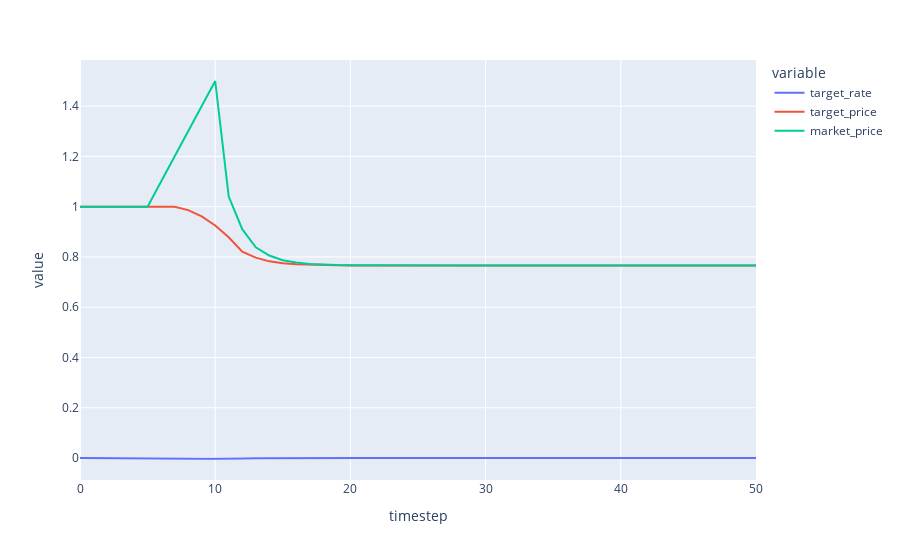

Notebook cell for this chart:
### Code cell
df.plot(kind='line', x='timestep', y=['target_rate', 'target_price', 'market_price'])

### Figure 1 — Plotly figure (JSON) as saved in the notebook; plotly's stock layout.template omitted (floating-point values rounded to 4 significant figures)
{"data": [{"hovertemplate": "variable=target_rate<br>timestep=%{x}<br>value=%{y}<extra></extra>", "legendgroup": "target_rate", "line": {"color": "#636efa", "dash": "solid"}, "mode": "lines", "name": "target_rate", "orientation": "v", "showlegend": true, "type": "scatter", "x": [0, 1, 2, 3, 4, 5, 6, 7, 8, 9, 10, 11, 12, 13, 14, 15, 16, 17, 18, 19, 20, 21, 22, 23, 24, 25, 26, 27, 28, 29, 30, 31, 32, 33, 34, 35, 36, 37, 38, 39, 40, 41, 42, 43, 44, 45, 46, 47, 48, 49, 50], "xaxis": "x", "y": [0, 0, 0, 0, 0, 0, 0, -0.0009091, -0.001667, -0.002413, -0.003133, -0.003832, -0.001557, -0.000987, -0.0004928, -0.0002864, -0.0001525, -8.613e-05, -4.698e-05, -2.623e-05, -1.444e-05, -8.021e-06, -4.431e-06, -2.457e-06, -1.359e-06, -7.532e-07, -4.169e-07, -2.309e-07, -1.279e-07, -7.081e-08, -3.921e-08, -2.171e-08, -1.202e-08, -6.659e-09, -3.687e-09, -2.042e-09, -1.131e-09, -6.262e-10, -3.468e-10, -1.92e-10, -1.063e-10, -5.889e-11, -3.261e-11, -1.806e-11, -1e-11, -5.538e-12, -3.066e-12, -1.698e-12, -9.404e-13, -5.207e-13, -2.884e-13], "yaxis": "y"}, {"hovertemplate": "variable=target_price<br>timestep=%{x}<br>value=%{y}<extra></extra>", "legendgroup": "target_price", "line": {"color": "#EF553B", "dash": "solid"}, "mode": "lines", "name": "target_price", "orientation": "v", "showlegend": true, "type": "scatter", "x": [0, 1, 2, 3, 4, 5, 6, 7, 8, 9, 10, 11, 12, 13, 14, 15, 16, 17, 18, 19, 20, 21, 22, 23, 24, 25, 26, 27, 28, 29, 30, 31, 32, 33, 34, 35, 36, 37, 38, 39, 40, 41, 42, 43, 44, 45, 46, 47, 48, 49, 50], "xaxis": "x", "y": [1, 1, 1, 1, 1, 1, 1, 1, 0.9864, 0.9614, 0.9252, 0.8782, 0.8207, 0.7973, 0.7825, 0.7751, 0.7708, 0.7686, 0.7673, 0.7666, 0.7662, 0.766, 0.7658, 0.7658, 0.7657, 0.7657, 0.7657, 0.7657, 0.7657, 0.7657, 0.7657, 0.7657, 0.7657, 0.7657, 0.7657, 0.7657, 0.7657, 0.7657, 0.7657, 0.7657, 0.7657, 0.7657, 0.7657, 0.7657, 0.7657, 0.7657, 0.7657, 0.7657, 0.7657, 0.7657, 0.7657], "yaxis": "y"}, {"hovertemplate": "variable=market_price<br>timestep=%{x}<br>value=%{y}<extra></extra>", "legendgroup": "market_price", "line": {"color": "#00cc96", "dash": "solid"}, "mode": "lines", "name": "market_price", "orientation": "v", "showlegend": true, "type": "scatter", "x": [0, 1, 2, 3, 4, 5, 6, 7, 8, 9, 10, 11, 12, 13, 14, 15, 16, 17, 18, 19, 20, 21, 22, 23, 24, 25, 26, 27, 28, 29, 30, 31, 32, 33, 34, 35, 36, 37, 38, 39, 40, 41, 42, 43, 44, 45, 46, 47, 48, 49, 50], "xaxis": "x", "y": [1, 1, 1, 1, 1, 1, 1.1, 1.2, 1.3, 1.4, 1.5, 1.04, 0.9106, 0.8387, 0.8056, 0.7871, 0.7775, 0.7722, 0.7693, 0.7677, 0.7668, 0.7663, 0.766, 0.7659, 0.7658, 0.7657, 0.7657, 0.7657, 0.7657, 0.7657, 0.7657, 0.7657, 0.7657, 0.7657, 0.7657, 0.7657, 0.7657, 0.7657, 0.7657, 0.7657, 0.7657, 0.7657, 0.7657, 0.7657, 0.7657, 0.7657, 0.7657, 0.7657, 0.7657, 0.7657, 0.7657], "yaxis": "y"}], "layout": {"autosize": true, "legend": {"title": {"text": "variable"}, "tracegroupgap": 0}, "margin": {"t": 60}, "xaxis": {"anchor": "y", "autorange": true, "domain": [0, 1], "range": [0, 50], "title": {"text": "timestep"}, "type": "linear"}, "yaxis": {"anchor": "x", "autorange": true, "domain": [0, 1], "range": [-0.08738, 1.584], "title": {"text": "value"}, "type": "linear"}}}
